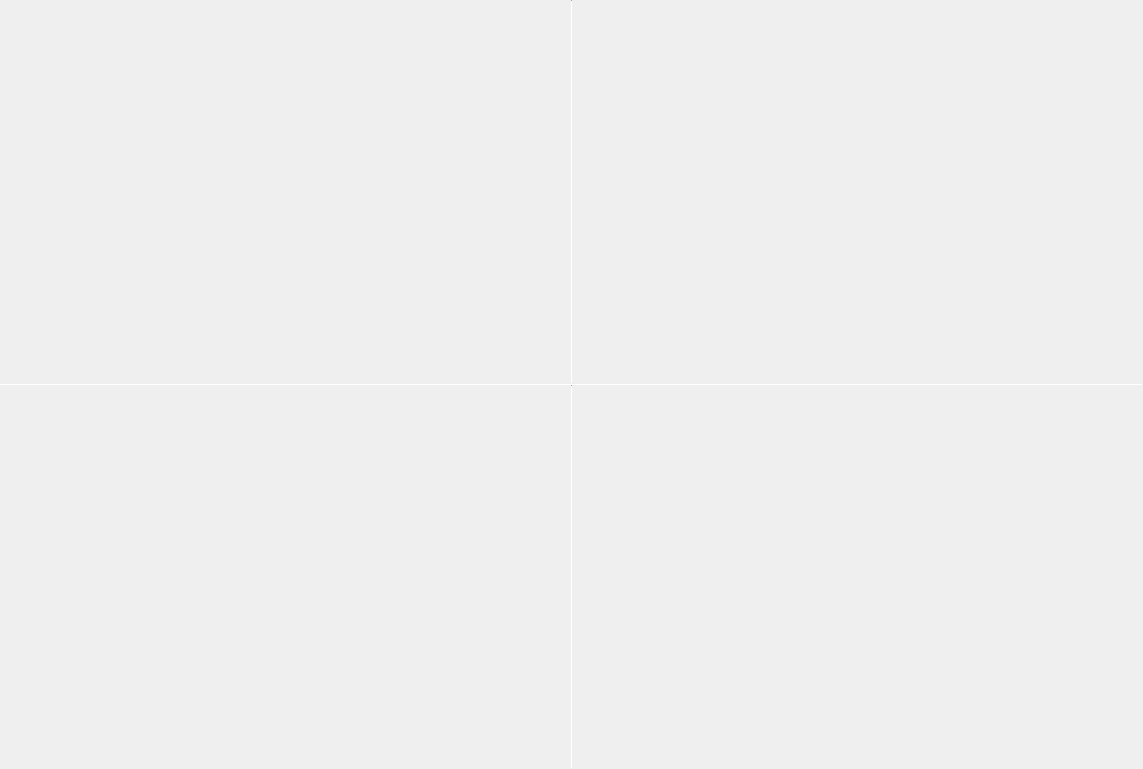
<?xml version="1.0" encoding="UTF-8"?>
<ui version="4.0">
 <class>fourScreen</class>
 <widget class="QWidget" name="fourScreen">
  <property name="geometry">
   <rect>
    <x>0</x>
    <y>0</y>
    <width>1143</width>
    <height>769</height>
   </rect>
  </property>
  <property name="sizePolicy">
   <sizepolicy hsizetype="Expanding" vsizetype="Expanding">
    <horstretch>0</horstretch>
    <verstretch>0</verstretch>
   </sizepolicy>
  </property>
  <property name="windowTitle">
   <string>Form</string>
  </property>
  <layout class="QGridLayout" name="gridLayout">
   <property name="leftMargin">
    <number>0</number>
   </property>
   <property name="topMargin">
    <number>0</number>
   </property>
   <property name="rightMargin">
    <number>0</number>
   </property>
   <property name="bottomMargin">
    <number>0</number>
   </property>
   <property name="spacing">
    <number>0</number>
   </property>
   <item row="0" column="0">
    <layout class="QVBoxLayout" name="verticalLayout">
     <property name="spacing">
      <number>0</number>
     </property>
     <property name="sizeConstraint">
      <enum>QLayout::SetMinAndMaxSize</enum>
     </property>
     <item>
      <layout class="QHBoxLayout" name="horizontalLayout">
       <property name="spacing">
        <number>0</number>
       </property>
       <property name="sizeConstraint">
        <enum>QLayout::SetMinAndMaxSize</enum>
       </property>
       <item>
        <widget class="QLabel" name="label_win0">
         <property name="font">
          <font>
           <pointsize>16</pointsize>
          </font>
         </property>
         <property name="styleSheet">
          <string notr="true">color: rgb(255, 0, 0);</string>
         </property>
         <property name="text">
          <string/>
         </property>
        </widget>
       </item>
       <item>
        <widget class="Line" name="line_2">
         <property name="sizePolicy">
          <sizepolicy hsizetype="Fixed" vsizetype="Expanding">
           <horstretch>0</horstretch>
           <verstretch>0</verstretch>
          </sizepolicy>
         </property>
         <property name="minimumSize">
          <size>
           <width>1</width>
           <height>0</height>
          </size>
         </property>
         <property name="maximumSize">
          <size>
           <width>1</width>
           <height>16777215</height>
          </size>
         </property>
         <property name="styleSheet">
          <string notr="true">color: rgb(255, 255, 255);</string>
         </property>
         <property name="orientation">
          <enum>Qt::Vertical</enum>
         </property>
        </widget>
       </item>
       <item>
        <widget class="QLabel" name="label_win1">
         <property name="font">
          <font>
           <pointsize>16</pointsize>
          </font>
         </property>
         <property name="text">
          <string/>
         </property>
        </widget>
       </item>
      </layout>
     </item>
     <item>
      <widget class="Line" name="line">
       <property name="sizePolicy">
        <sizepolicy hsizetype="Expanding" vsizetype="Fixed">
         <horstretch>0</horstretch>
         <verstretch>0</verstretch>
        </sizepolicy>
       </property>
       <property name="minimumSize">
        <size>
         <width>0</width>
         <height>1</height>
        </size>
       </property>
       <property name="maximumSize">
        <size>
         <width>16777215</width>
         <height>1</height>
        </size>
       </property>
       <property name="styleSheet">
        <string notr="true">color: rgb(255, 255, 255);</string>
       </property>
       <property name="orientation">
        <enum>Qt::Horizontal</enum>
       </property>
      </widget>
     </item>
     <item>
      <layout class="QHBoxLayout" name="horizontalLayout_2">
       <property name="spacing">
        <number>0</number>
       </property>
       <property name="sizeConstraint">
        <enum>QLayout::SetMinAndMaxSize</enum>
       </property>
       <item>
        <widget class="QLabel" name="label_win2">
         <property name="font">
          <font>
           <pointsize>16</pointsize>
          </font>
         </property>
         <property name="text">
          <string/>
         </property>
        </widget>
       </item>
       <item>
        <widget class="Line" name="line_3">
         <property name="sizePolicy">
          <sizepolicy hsizetype="Fixed" vsizetype="Expanding">
           <horstretch>0</horstretch>
           <verstretch>0</verstretch>
          </sizepolicy>
         </property>
         <property name="minimumSize">
          <size>
           <width>1</width>
           <height>0</height>
          </size>
         </property>
         <property name="maximumSize">
          <size>
           <width>1</width>
           <height>16777215</height>
          </size>
         </property>
         <property name="orientation">
          <enum>Qt::Vertical</enum>
         </property>
        </widget>
       </item>
       <item>
        <widget class="QLabel" name="label_win3">
         <property name="font">
          <font>
           <pointsize>17</pointsize>
          </font>
         </property>
         <property name="text">
          <string/>
         </property>
        </widget>
       </item>
      </layout>
     </item>
    </layout>
   </item>
  </layout>
 </widget>
 <resources/>
 <connections/>
</ui>
